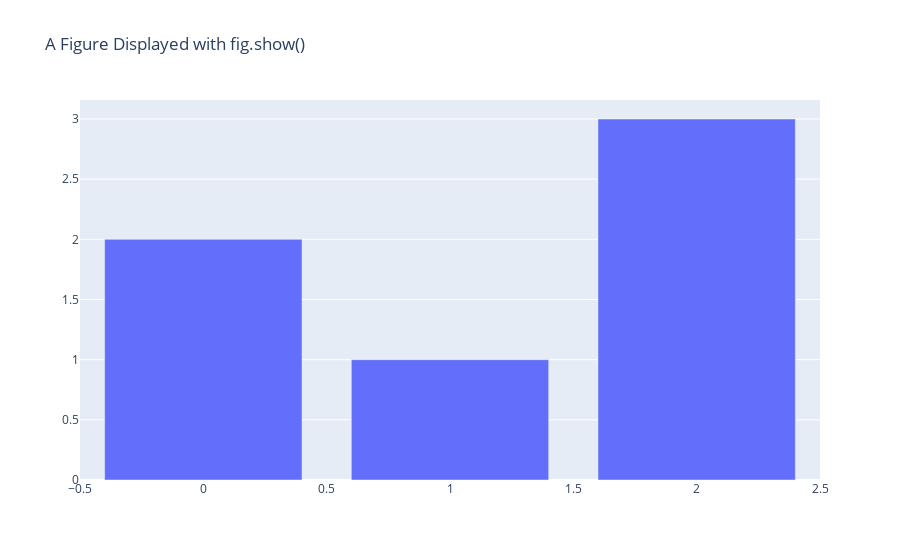
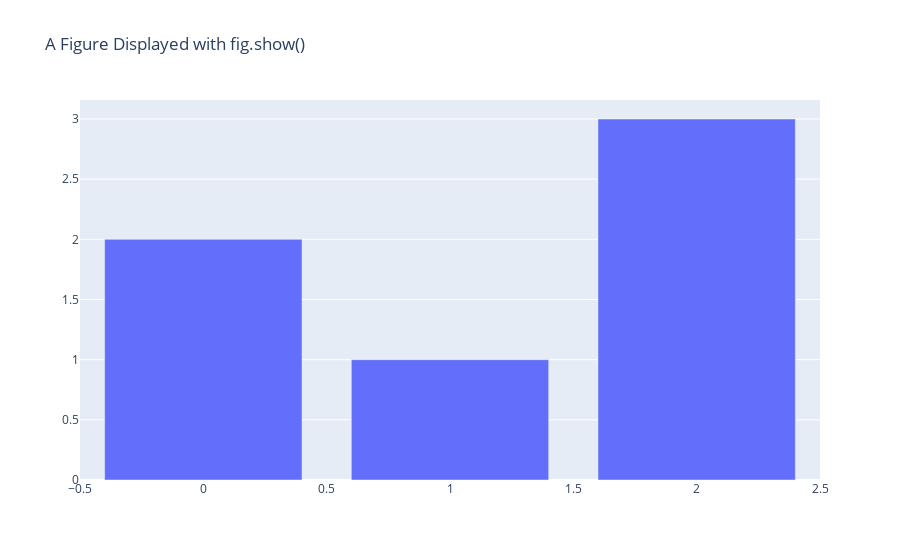

Notebook code cell kept with these figures, in order:
### Markdown cell above
# Sense Checks

### Code cell
import plotly.graph_objects as go
fig = go.Figure(
    data=[go.Bar(y=[2, 1, 3])],
    layout_title_text="A Figure Displayed with fig.show()"
)
fig.show()
off.iplot(fig)

### Figure 1 — Plotly figure (JSON) as saved in the notebook; plotly's stock layout.template omitted (floating-point values rounded to 4 significant figures)
{"data": [{"type": "bar", "y": [2, 1, 3]}], "layout": {"title": {"text": "A Figure Displayed with fig.show()"}}}

### Figure 2 — Plotly figure (JSON) as saved in the notebook; plotly's stock layout.template omitted (floating-point values rounded to 4 significant figures)
{"data": [{"type": "bar", "y": [2, 1, 3]}], "layout": {"title": {"text": "A Figure Displayed with fig.show()"}}}
